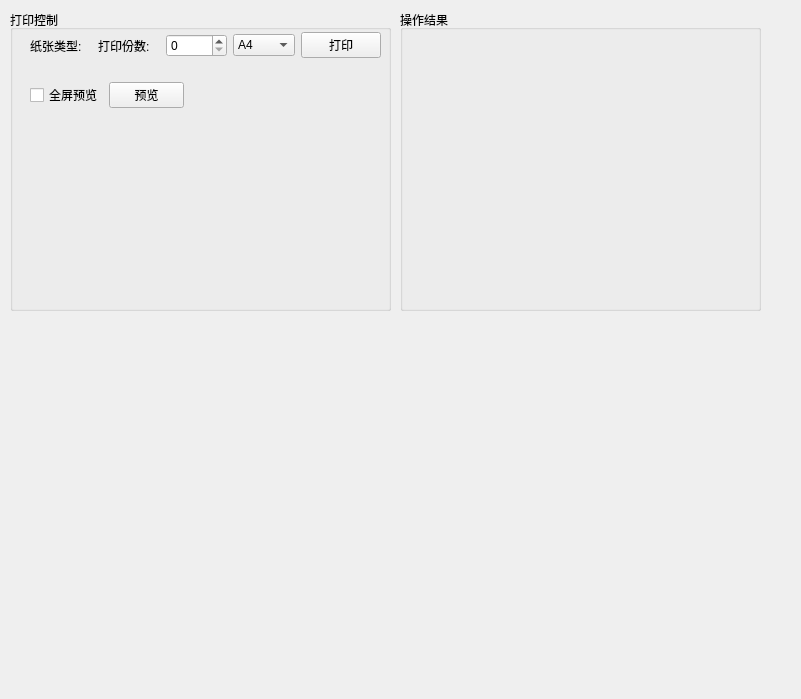
<?xml version="1.0" encoding="UTF-8"?>
<ui version="4.0">
 <class>Form</class>
 <widget class="QWidget" name="Form">
  <property name="geometry">
   <rect>
    <x>0</x>
    <y>0</y>
    <width>801</width>
    <height>699</height>
   </rect>
  </property>
  <property name="windowTitle">
   <string>Form</string>
  </property>
  <widget class="QGroupBox" name="groupBox">
   <property name="geometry">
    <rect>
     <x>10</x>
     <y>10</y>
     <width>381</width>
     <height>301</height>
    </rect>
   </property>
   <property name="title">
    <string>打印控制</string>
   </property>
   <widget class="QWidget" name="layoutWidget">
    <property name="geometry">
     <rect>
      <x>20</x>
      <y>20</y>
      <width>351</width>
      <height>31</height>
     </rect>
    </property>
    <layout class="QHBoxLayout" name="horizontalLayout">
     <item>
      <widget class="QLabel" name="label_2">
       <property name="text">
        <string>纸张类型:</string>
       </property>
      </widget>
     </item>
     <item>
      <widget class="QLabel" name="label">
       <property name="text">
        <string>打印份数:</string>
       </property>
      </widget>
     </item>
     <item>
      <widget class="QSpinBox" name="numberSpinBox"/>
     </item>
     <item>
      <widget class="QComboBox" name="styleCombo">
       <item>
        <property name="text">
         <string>A4</string>
        </property>
       </item>
       <item>
        <property name="text">
         <string>A3</string>
        </property>
       </item>
       <item>
        <property name="text">
         <string>A5</string>
        </property>
       </item>
      </widget>
     </item>
     <item>
      <widget class="QPushButton" name="printButton">
       <property name="text">
        <string>打印</string>
       </property>
      </widget>
     </item>
    </layout>
   </widget>
   <widget class="QWidget" name="layoutWidget">
    <property name="geometry">
     <rect>
      <x>20</x>
      <y>70</y>
      <width>154</width>
      <height>31</height>
     </rect>
    </property>
    <layout class="QHBoxLayout" name="horizontalLayout_2">
     <item>
      <widget class="QCheckBox" name="previewStatus">
       <property name="text">
        <string>全屏预览</string>
       </property>
      </widget>
     </item>
     <item>
      <widget class="QPushButton" name="previewButton">
       <property name="text">
        <string>预览</string>
       </property>
      </widget>
     </item>
    </layout>
   </widget>
  </widget>
  <widget class="QGroupBox" name="groupBox_2">
   <property name="geometry">
    <rect>
     <x>400</x>
     <y>10</y>
     <width>361</width>
     <height>301</height>
    </rect>
   </property>
   <property name="title">
    <string>操作结果</string>
   </property>
   <widget class="QLabel" name="resultLabel">
    <property name="geometry">
     <rect>
      <x>130</x>
      <y>120</y>
      <width>54</width>
      <height>12</height>
     </rect>
    </property>
    <property name="text">
     <string>&lt;html&gt;&lt;head/&gt;&lt;body&gt;&lt;p&gt;&lt;br/&gt;&lt;/p&gt;&lt;/body&gt;&lt;/html&gt;</string>
    </property>
   </widget>
  </widget>
 </widget>
 <resources/>
 <connections/>
</ui>
